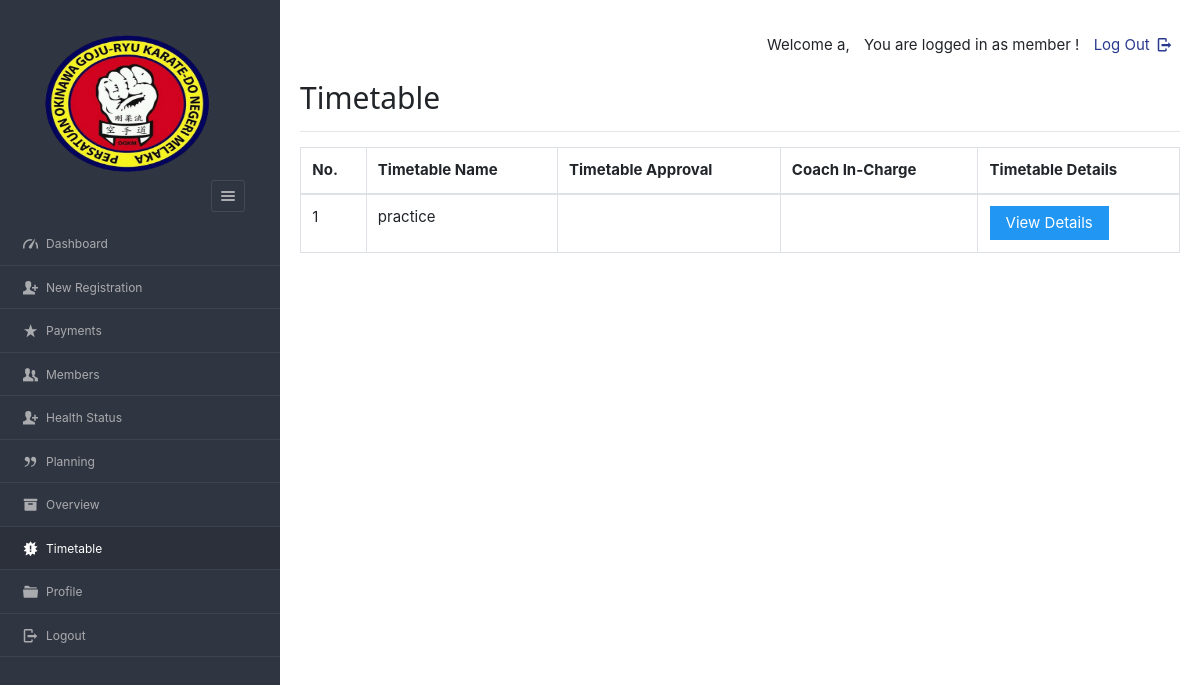
Before: /dashboard/admin/viewroutine.php (signed in) with the older database file.
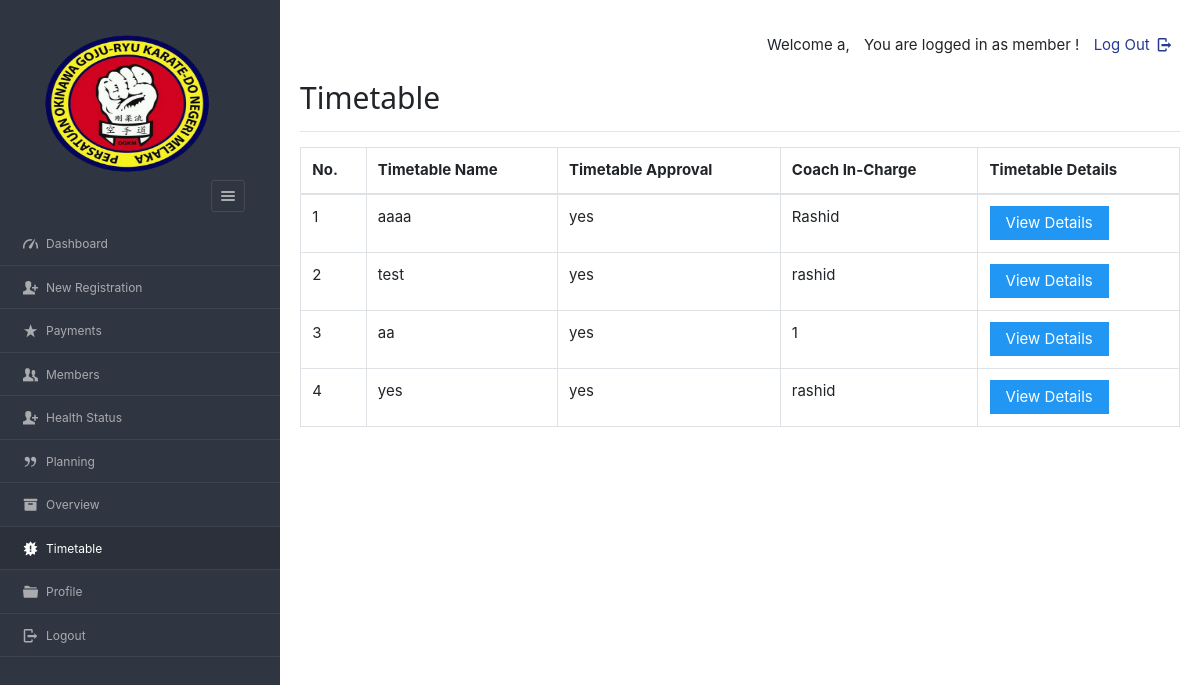
After: the same page with the newer database file.
### tables this page shows
CREATE TABLE `sports_timetable` (
  `tid` varchar(45) NOT NULL,
  `staffid` varchar(50) DEFAULT NULL,
  `tname` varchar(45) NOT NULL,
  `day1` varchar(200) NOT NULL,
  `day2` varchar(200) NOT NULL,
  `day3` varchar(200) NOT NULL,
  `day4` varchar(200) NOT NULL,
  `day5` varchar(200) NOT NULL,
  `day6` varchar(200) NOT NULL,
  `pid` varchar(8) NOT NULL,
  `hasApproved` varchar(10) NOT NULL
);

### dashboard/admin/viewroutine.php (the view, shortened to what this page needs)
<?php
require '../../include/db_conn.php';
?>
<!DOCTYPE html>
<html lang="en">
<head>
	<link rel="stylesheet" href="../../css/style.css"  id="style-resource-5">
    <link rel="stylesheet" href="../../css/dashMain.css">
    <link rel="stylesheet" type="text/css" href="../../css/entypo.css">
	<link href="a1style.css" rel="stylesheet" type="text/css">
	<link rel="stylesheet" href="../../css/bootstrap.min.css">
	<link rel="stylesheet" href="../../css/dashboard/sidebar.css">
</head>
     <body class="page-body  page-fade" onload="collapseSidebar()">
    	<div class="page-container sidebar-collapsed" id="navbarcollapse">
		<div class="sidebar-menu">
			<header class="logo-env">
					<div class="sidebar-collapse" onclick="collapseSidebar()">
				<a href="#" class="sidebar-collapse-icon with-animation">
					<i class="entypo-menu"></i>
				</a>
			</div>
			</header>
    		<?php include('nav.php'); ?>
    	</div>
    		<div class="main-content">
				<div class="row">
					<div class="col-md-6 col-sm-8 clearfix">
					</div>
					<div class="col-md-6 col-sm-4 clearfix hidden-xs">
						<ul class="list-inline links-list pull-right">
							<li>
								<a href="logout.php">
									Log Out <i class="entypo-logout right"></i>
								</a>
							</li>
						</ul>
					</div>
				</div>
			<h2>Timetable</h2>
		<hr />
		<table class="table table-bordered datatable" id="table-1" border=1>
				<tr>
					<th>No.</th>
					<th>Timetable Name</th>
					<th>Timetable Approval</th>
					<th>Coach In-Charge</th>
					<th>Timetable Details</th>
				</tr>
				<tbody>
				<?php
					$query  = "select * from sports_timetable";
					$result = mysqli_query($con, $query);
					$sno    = 1;
					if (mysqli_affected_rows($con) != 0)
					{
					    while ($row = mysqli_fetch_array($result, MYSQLI_ASSOC))
						{
					                echo "<tr><td>".$sno."</td>";
					                echo "<td>" . $row['tname'] . "</td>";
									echo "<td>" . $row['hasApproved'] . "</td>";
									echo "<td>" . $row['staffid'] . "</td>";
					                $sno++;
					              echo '<td><a href="viewdetailroutine.php?id='.$row['tid'].'"><input type="button" class="a1-btn a1-blue" value="View Details" ></a></td></tr>';
					    }
					}
					?>
				</tbody>
		</table>
    	</div>
    </body>
</html>

Changed rows visible on the page:
removed sports_timetable: tname "practice"
added sports_timetable: tname "aaaa", hasApproved "yes", staffid "Rashid"
added sports_timetable: tname "test", hasApproved "yes", staffid "rashid"
added sports_timetable: tname "aa", hasApproved "yes", staffid "1"
added sports_timetable: tname "yes", hasApproved "yes", staffid "rashid"
